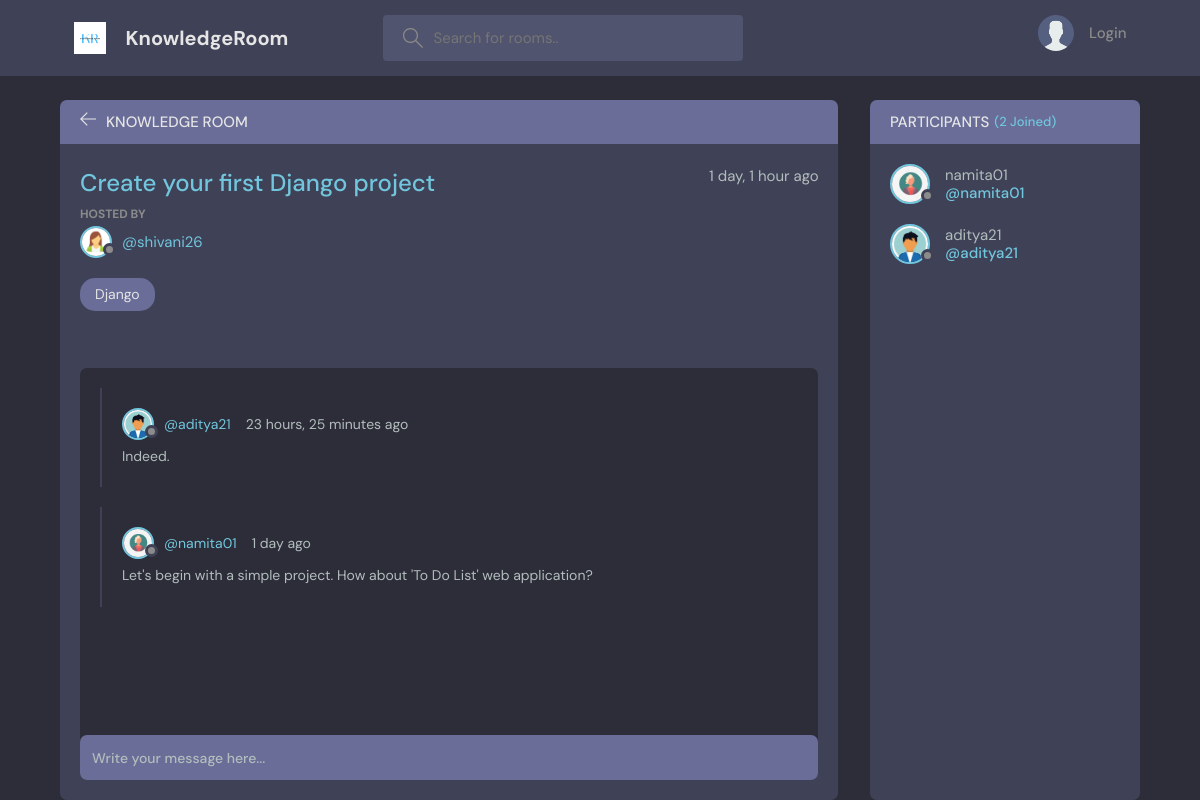
Page /room/2/ on the committed database.
### base/models.py (models this page shows, shortened)
class Room(models.Model):
    host = models.ForeignKey(User, on_delete=models.SET_NULL, null=True)
    topic = models.ForeignKey(Topic, on_delete=models.SET_NULL, null=True)
    name = models.CharField(max_length=200)
    description = models.TextField(null=True, blank=True)
    participants = models.ManyToManyField(User, related_name='participants', blank=True)
    updated = models.DateTimeField(auto_now=True)
    created = models.DateTimeField(auto_now_add=True)
    class Meta:
        ordering = ['-updated', '-created']

class User(AbstractUser):
    name = models.CharField(max_length=200, null=True)
    email = models.EmailField(unique=True, null=True)
    bio = models.TextField(null=True)
    avatar = models.ImageField(null=True, default="avatar.svg")
    USERNAME_FIELD = 'email'
    REQUIRED_FIELDS = []

class Topic(models.Model):
    name = models.CharField(max_length=200)
    def __str__(self):
        return self.name

class Message(models.Model):
    user = models.ForeignKey(User, on_delete=models.CASCADE)
    room = models.ForeignKey(Room, on_delete=models.CASCADE)
    body = models.TextField()
    updated = models.DateTimeField(auto_now=True)
    created = models.DateTimeField(auto_now_add=True)
    class Meta:
        ordering = ['-updated', '-created']

### base/views.py (the view, shortened to what this page needs)
# urls.py: path('room/<str:pk>/', views.room, name="room"),
def room(request, pk):
    room = Room.objects.get(id=pk)
    room_messages = room.message_set.all().order_by('-created')
    participants = room.participants.all()
    context = {'room':room, 'room_messages':room_messages, 'participants':participants}
    return render(request, 'base/room.html', context)

### base/templates/base/room.html (shortened to what this page needs)
{% extends 'main.html' %}
{% block content %}
    <main class="profile-page layout layout--2">
      <div class="container">
        <div class="room">
          <div class="room__top">
            <div class="room__topLeft">
              <a href="{% url 'home' %}">
                <svg version="1.1" xmlns="http://www.w3.org/2000/svg" width="32" height="32" viewBox="0 0 32 32">
                  <title>arrow-left</title>
                  <path
                    d="M13.723 2.286l-13.723 13.714 13.719 13.714 1.616-1.611-10.96-10.96h27.625v-2.286h-27.625l10.965-10.965-1.616-1.607z"
                  ></path>
                </svg>
              </a>
              <h3>Knowledge Room</h3>
            </div>
          </div>
          <div class="room__box scroll">
            <div class="room__header scroll">
              <div class="room__info">
                <h3>{{room.name}}</h3>
                <span>{{room.created|timesince}} ago</span>
              </div>
              <div class="room__hosted">
                <p>Hosted By</p>
                <a href="{% url 'user-profile' room.host.id %}" class="room__author">
                  <div class="avatar avatar--small">
                    <img src="{{room.host.avatar.url}}" />
                  </div>
                  <span>@{{room.host.username}}</span>
                </a>
              </div>
              <span class="room__topics">{{room.topic}}</span>
            </div>
            <div class="room__conversation">
              <div class="threads scroll">
                {% for message in room_messages %}
                  <div class="thread">
                    <div class="thread__top">
                      <div class="thread__author">
                        <a href="{% url 'user-profile' message.user.id %}" class="thread__authorInfo">
                          <div class="avatar avatar--small">
                            <img src="{{message.user.avatar.url}}" />
                          </div>
                          <span>@{{message.user.username}}</span>
                        </a>
                        <span class="thread__date">{{message.created|timesince}} ago</span>
                      </div>
                    </div>
                    <div class="thread__details">
                      {{message.body}}
                    </div>
                  </div>
                {% endfor %}
              </div>
            </div>
          </div>
          <div class="room__message">
            <form action="" method="POST">
              <input name="body" placeholder="Write your message here..." /></form>
          </div>
        </div>
        <div class="participants">
          <h3 class="participants__top">Participants <span>({{participants.count}} Joined)</span></h3>
          <div class="participants__list scroll">
            {% for user in participants %}
              <a href="{% url 'user-profile' user.id %}" class="participant">
                <div class="avatar avatar--medium">
                  <img src="{{user.avatar.url}}" />
                </div>
                <p>
                  {{user.username}}
                  <span>@{{user.username}}</span>
                </p>
              </a>
            {% endfor %}
          </div>
        </div>
      </div>
    </main>
{% endblock content %}

### rows in the picture
Room: name "Create your first Django project", created "1 day, 1 hour", host.avatar (picture), host.username "shivani26", topic "Django"
Message: user.avatar (picture), user.username "aditya21", created "23 hours, 25 minutes", body "Indeed."
Message: user.avatar (picture), user.username "namita01", created "1 day", body "Let's begin with a simple project. How about 'To Do List' web application?"
User: avatar (picture), username "namita01"
User: avatar (picture), username "aditya21"

### other values in the picture
{{ participants.count }} "2"
